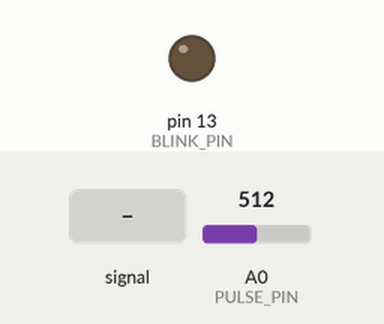
The sketch below on a simulated Arduino Uno, built with avr-gcc and run on an emulated ATmega328P. On the bench: output pins drawn as LEDs (lit = HIGH). The inputs (shaded band) are chosen by the test bench; at power-on: A0 (PULSE_PIN) = 512. What the sketch prints to the serial monitor is not drawn.

Above: at 1.2 s.
1.3 s: A0 (PULSE_PIN) fed a 200 Hz sine of ±81 counts around its level
4.3 s: A0 (PULSE_PIN) set to 716
At 5.3 s:
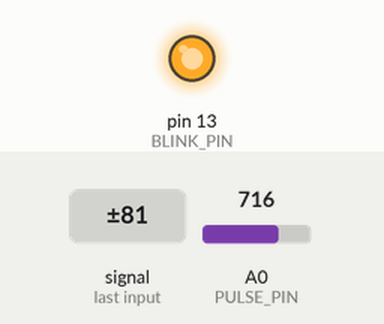
5.8 s: A0 (PULSE_PIN) set to 511
At 6.4 s:
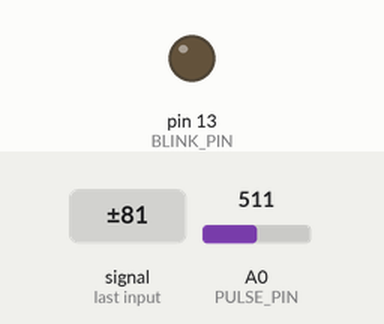
7.3 s: A0 (PULSE_PIN) set to 520
At 7.6 s:
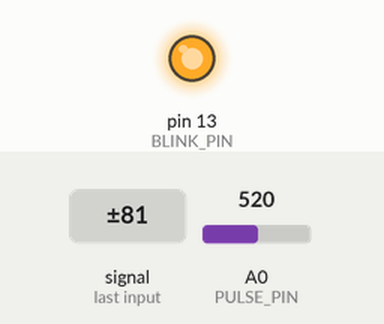
Timing chart, 0 to 9.8 s (numbered marks = the images above; inputs shaded):
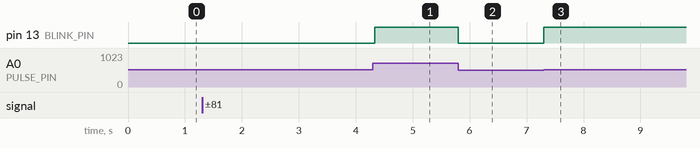

The sketch:

pulse.ino
```cpp
/*
This code is derived from the code provided by the creators of the Pulse Sensor Amped, Joel Murphy and Yury Gitman
https://github.com/WorldFamousElectronics/PulseSensor-Amped/tree/master/PulseSensorAmped%20Arduino%20UNO
(The code included here may include their comments as well.)

This code detects heartbeats and writes a line of text to the serial port to indicate each beat.
*/

//Constants (pins)
#define PULSE_PIN 0 // Pulse sensor signal wire is connected to analog pin 0.
#define BLINK_PIN 13 // Pin blinks on-board LED to indicate a heartbeat.

// Volatile variables used by interrupts.
volatile int signal;                       // Holds raw input data.
volatile int ibi = 600;                    // Interval between beats.
volatile boolean pulse = false;            // True when wave is high, false when low.
volatile unsigned long last_beat_time = 0; // Used to calculate the interval values contained in 'ibi'
volatile int p = 512;                      // Peak signal value of the pulse wave.
volatile int t = 512;                      // Trough signal value of the pulse wave.
volatile int thresh = 512; //
volatile int amp = 100;
volatile boolean first_beat = true;

void interruptSetup(){
  // Initializes Timer2 to throw an interrupt every 2mS.
  TCCR2A = 0x02;     // DISABLE PWM ON DIGITAL PINS 3 AND 11, AND GO INTO CTC MODE
  TCCR2B = 0x06;     // DON'T FORCE COMPARE, 256 PRESCALER
  OCR2A = 0X7C;      // SET THE TOP OF THE COUNT TO 124 FOR 500Hz SAMPLE RATE
  TIMSK2 = 0x02;     // ENABLE INTERRUPT ON MATCH BETWEEN TIMER2 AND OCR2A
  sei();             // MAKE SURE GLOBAL INTERRUPTS ARE ENABLED
}

ISR(TIMER2_COMPA_vect){
  cli(); // Diable interrupts.

  signal = analogRead(PULSE_PIN);
  int n = millis() - last_beat_time;

  // Record data pertaining to the current heartbeat.
  if (signal < thresh && signal > (ibi/5)*3 && signal < t) {
    t = signal;
  } else if (signal > thresh && signal > p) {
    p = signal;
  }
  if (n > 2500) {
    // There has been 2.5 seconds since the last beat, reset.
    thresh = 512;
    p = 512;
    t = 512;
    last_beat_time = millis();
    first_beat = true;
  }
  else if (n > 250) {
    // 250 is a resonable interval requirement to prevent noise.
    if (signal > thresh && pulse == false) {
      pulse = true;
      Serial.print("beat");
      digitalWrite(BLINK_PIN, HIGH);
      ibi = n;
      last_beat_time = millis();

      //First beat is unreliable, discard it.
      if (first_beat) {
        first_beat = false;
        sei();
        return;
      }
    }
  }

  if (signal < thresh && pulse == true) {
    // Heartbeat is over, record its data.
    digitalWrite(BLINK_PIN, LOW);
    pulse = false;
    amp = p - t;
    thresh = amp/2 + t;
    p = thresh;
    t = thresh;
  }

  sei(); // Re-enable interrupts.
}

void setup(){
  pinMode(BLINK_PIN, OUTPUT);
  Serial.begin(115200);
  last_beat_time = millis();
  interruptSetup();
}

void loop(){}
```

Measured:
- the behaviour switches between 512 and 513 on A0 (PULSE_PIN) (found by bisection; images 2 and 3)
- after the input at 4.3 s, pin 13 (BLINK_PIN): LOW → HIGH at once
- after the input at 5.8 s, pin 13 (BLINK_PIN): HIGH → LOW at once
- after the input at 7.3 s, pin 13 (BLINK_PIN): LOW → HIGH at once
